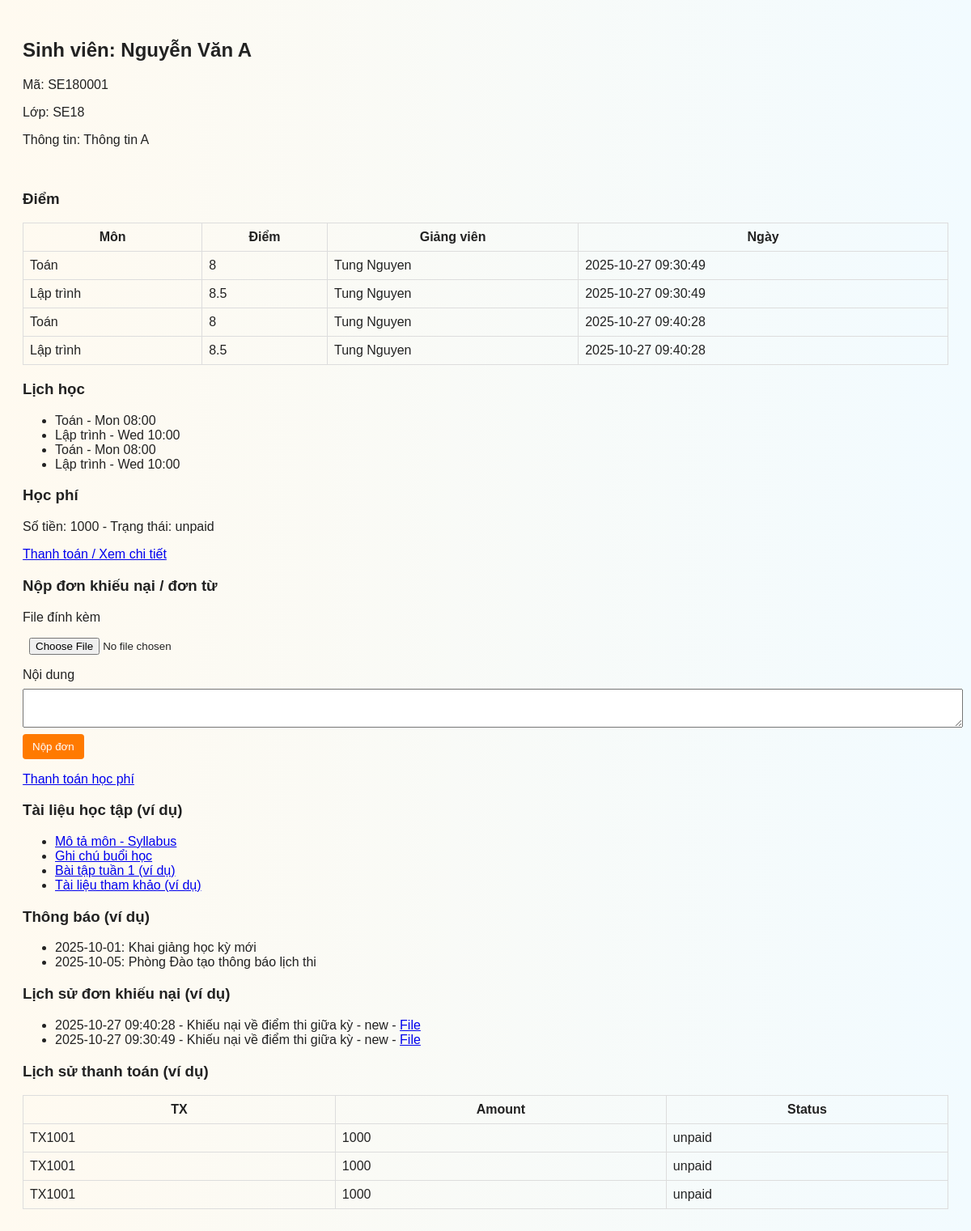
Page /student.php (signed in) on the committed database.
### tables this page shows
CREATE TABLE students (
    id INTEGER PRIMARY KEY AUTOINCREMENT,
    student_code TEXT UNIQUE,
    fullname TEXT,
    class TEXT,
    info TEXT
);

CREATE TABLE grades (
            id INTEGER PRIMARY KEY AUTOINCREMENT,
            student_id INTEGER,
            course TEXT,
            grade TEXT,
            teacher_id INTEGER,
            created_at TEXT
        );

CREATE TABLE users (
    id INTEGER PRIMARY KEY AUTOINCREMENT,
    username TEXT UNIQUE,
    password TEXT,
    role TEXT,
    fullname TEXT
);

CREATE TABLE schedule (
            id INTEGER PRIMARY KEY AUTOINCREMENT,
            role TEXT,
            user_ref TEXT,
            course TEXT,
            day TEXT,
            time TEXT
        );

CREATE TABLE payments (
    id INTEGER PRIMARY KEY AUTOINCREMENT,
    student_id INTEGER,
    amount INTEGER,
    status TEXT,
    tx_ref TEXT
);

CREATE TABLE complaints (
            id INTEGER PRIMARY KEY AUTOINCREMENT,
            student_id INTEGER,
            file_path TEXT,
            message TEXT,
            status TEXT DEFAULT 'new',
            created_at TEXT
        );

### public/student.php (the view, shortened to what this page needs)
<?php
$user = $_SESSION['user'];
$pdo = getDB();
$st = $pdo->prepare('SELECT * FROM students WHERE student_code = ?');
$st->execute([$user['username']]);
$student = $st->fetch(PDO::FETCH_ASSOC);
$grades = [];
if ($student) {
    $grades = $pdo->prepare('SELECT g.*, u.fullname as teacher_name FROM grades g LEFT JOIN users u ON u.id = g.teacher_id WHERE g.student_id = ?');
    $grades->execute([$student['id']]);
    $grades = $grades->fetchAll(PDO::FETCH_ASSOC);
}
$schedule = $pdo->prepare("SELECT * FROM schedule WHERE role='student' AND user_ref = ?");
$schedule->execute([$student['student_code'] ?? '']);
$schedule = $schedule->fetchAll(PDO::FETCH_ASSOC);
$payment = $pdo->prepare('SELECT * FROM payments WHERE student_id = ? LIMIT 1');
$payment->execute([$student['id'] ?? 0]);
$payment = $payment->fetch(PDO::FETCH_ASSOC);
?>
<!doctype html>
<html>
<head>
    <link rel="stylesheet" href="assets/css/style.css">
</head>
<body>
<h2>Sinh viên: <?php echo htmlspecialchars($user['fullname']); ?></h2>
<?php if ($student): ?>
    <p>Mã: <?php echo htmlspecialchars($student['student_code']); ?></p>
    <p>Lớp: <?php echo htmlspecialchars($student['class']); ?></p>
    <p>Thông tin: <?php echo htmlspecialchars($student['info']); ?></p>
<?php else: ?>
    <p>Không tìm thấy hồ sơ sinh viên.</p>
<?php endif; ?>
<h3>Điểm</h3>
<?php if (!empty($grades)): ?>
    <table>
        <tr><th>Môn</th><th>Điểm</th><th>Giảng viên</th><th>Ngày</th></tr>
        <?php foreach ($grades as $g): ?>
            <tr>
                <td><?php echo htmlspecialchars($g['course']); ?></td>
                <td><?php echo htmlspecialchars($g['grade']); ?></td>
                <td><?php echo htmlspecialchars($g['teacher_name']); ?></td>
                <td><?php echo htmlspecialchars($g['created_at']); ?></td>
            </tr>
        <?php endforeach; ?>
    </table>
<?php else: ?>
    <p>Chưa có điểm.</p>
<?php endif; ?>
<h3>Lịch học</h3>
<?php if (!empty($schedule)): ?>
    <ul>
    <?php foreach ($schedule as $s): ?>
        <li><?php echo htmlspecialchars($s['course'] . ' - ' . $s['day'] . ' ' . $s['time']); ?></li>
    <?php endforeach; ?>
    </ul>
<?php else: ?>
    <p>Chưa có lịch.</p>
<?php endif; ?>
<h3>Học phí</h3>
<?php if ($payment): ?>
    <p>Số tiền: <?php echo htmlspecialchars($payment['amount']); ?> - Trạng thái: <?php echo htmlspecialchars($payment['status']); ?></p>
    <p><a href="pay_qr_demo.php">Thanh toán / Xem chi tiết</a></p>
<?php else: ?>
    <p>Không có thông tin học phí.</p>
<?php endif; ?>
<h3>Nộp đơn khiếu nại / đơn từ</h3>
<form method="post" enctype="multipart/form-data">
    <label>File đính kèm</label>
    <input type="file" name="complaint_file" />
    <label>Nội dung</label>
    <textarea name="message"></textarea>
    <button type="submit" name="submit_complaint">Nộp đơn</button>
<form>
<p><a href="pay_qr_demo.php">Thanh toán học phí</a></p>
<h3>Tài liệu học tập (ví dụ)</h3>
<ul>
    <li><a href="assets/docs/sample_syllabus.txt">Mô tả môn - Syllabus</a></li>
    <li><a href="assets/docs/sample_notes.txt">Ghi chú buổi học</a></li>
    <li><a href="#">Bài tập tuần 1 (ví dụ)</a></li>
    <li><a href="#">Tài liệu tham khảo (ví dụ)</a></li>
</ul>
<h3>Thông báo (ví dụ)</h3>
<ul>
    <li>2025-10-01: Khai giảng học kỳ mới</li>
    <li>2025-10-05: Phòng Đào tạo thông báo lịch thi</li>
</ul>
<h3>Lịch sử đơn khiếu nại (ví dụ)</h3>
<?php
    $compl_list = $pdo->prepare('SELECT * FROM complaints WHERE student_id = ? ORDER BY created_at DESC');
    $compl_list->execute([$student['id'] ?? 0]);
    $compl_list = $compl_list->fetchAll(PDO::FETCH_ASSOC);
?>
<?php if (!empty($compl_list)): ?>
    <ul>
    <?php foreach ($compl_list as $c): ?>
        <li><?php echo htmlspecialchars($c['created_at'] . ' - ' . $c['message'] . ' - ' . $c['status']); ?> - <?php if($c['file_path']): ?><a href="/<?php echo htmlspecialchars($c['file_path']); ?>">File</a><?php endif; ?></li>
    <?php endforeach; ?>
    </ul>
<?php else: ?>
    <p>Chưa có đơn.</p>
<?php endif; ?>
<h3>Lịch sử thanh toán (ví dụ)</h3>
<?php
    $pay_list = $pdo->prepare('SELECT * FROM payments WHERE student_id = ? ORDER BY id DESC');
    $pay_list->execute([$student['id'] ?? 0]);
    $pay_list = $pay_list->fetchAll(PDO::FETCH_ASSOC);
?>
<?php if (!empty($pay_list)): ?>
    <table>
        <tr><th>TX</th><th>Amount</th><th>Status</th></tr>
        <?php foreach ($pay_list as $p): ?>
            <tr>
                <td><?php echo htmlspecialchars($p['tx_ref']); ?></td>
                <td><?php echo htmlspecialchars($p['amount']); ?></td>
                <td><?php echo htmlspecialchars($p['status']); ?></td>
            </tr>
        <?php endforeach; ?>
    </table>
<?php else: ?>
    <p>Không có lịch sử thanh toán.</p>
<?php endif; ?>
</body>
</html>

### public/assets/css/style.css (style rules this page uses)
body { font-family: Arial, sans-serif; background: linear-gradient(90deg,#fffaf0,#f2fbff); color:#222; padding:20px; }
input, select, textarea { display:block; width:100%; padding:8px; margin:8px 0; }
button { background:#ff7a00; color:#fff; border:none; padding:8px 12px; border-radius:4px; }
table { border-collapse:collapse; width:100%; }
table td, table th { border:1px solid #ddd; padding:8px; }

### rows in the picture
students: student_code "SE180001", class "SE18", info "Thông tin A"
grades: course "Toán", grade "8", users.fullname "Tung Nguyen", created_at "2025-10-27 09:30:49"
grades: course "Lập trình", grade "8.5", users.fullname "Tung Nguyen", created_at "2025-10-27 09:30:49"
grades: course "Toán", grade "8", users.fullname "Tung Nguyen", created_at "2025-10-27 09:40:28"
grades: course "Lập trình", grade "8.5", users.fullname "Tung Nguyen", created_at "2025-10-27 09:40:28"
schedule: course+day+time "Toán - Mon 08:00"
schedule: course+day+time "Lập trình - Wed 10:00"
schedule: course+day+time "Toán - Mon 08:00"
schedule: course+day+time "Lập trình - Wed 10:00"
payments: amount "1000", status "unpaid", tx_ref "TX1001"
complaints: created_at+message+status "2025-10-27 09:40:28 - Khiếu nại về điểm thi giữa kỳ - new"
complaints: created_at+message+status "2025-10-27 09:30:49 - Khiếu nại về điểm thi giữa kỳ - new"
payments: tx_ref "TX1001", amount "1000", status "unpaid"
payments: tx_ref "TX1001", amount "1000", status "unpaid"

### other values in the picture
$user['fullname'] "Nguyễn Văn A"
